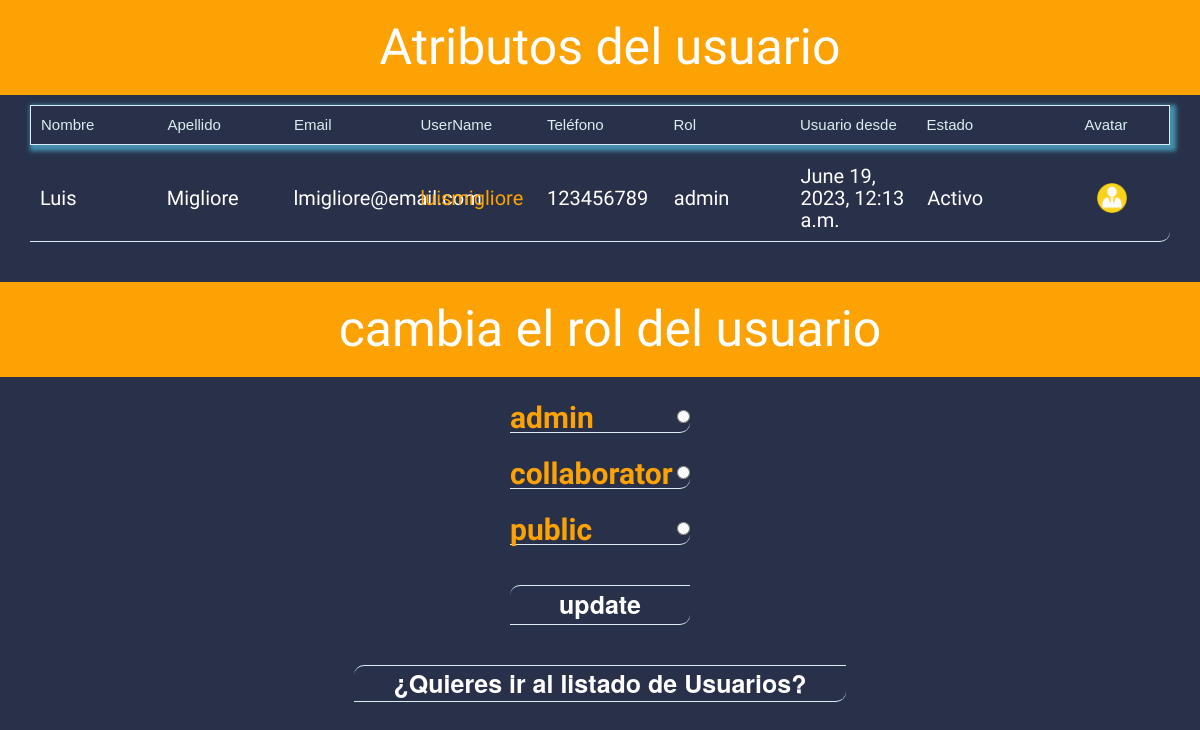
Page /users/detail/1 on the committed database.
### users/models.py (models this page shows, shortened)
class User(models.Model):
    first_name = models.CharField(max_length=50, null=False, blank=False)
    last_name = models.CharField(max_length=50, null=False, blank=False)
    phone = models.CharField(max_length=20, null=True, blank=True)
    username = models.CharField(max_length=50, unique=True, null=False, blank=False)
    email = models.CharField(max_length=50, unique=True, null=False, blank=False)
    password = models.CharField(max_length=20, null=False, blank=False)
    avatar = models.CharField(max_length=500, null=True, blank=True)
    rol = models.ForeignKey(Rol, on_delete=models.DO_NOTHING)
    is_active = models.BooleanField(default=True)
    creation_date = models.DateTimeField('date created', auto_now_add=True)

class Rol(models.Model):
    type = models.CharField(max_length=12, null=False, blank=False)
    def __str__(self):
        return self.type

### users/views.py (the view)
# urls.py: path('detail/<int:pk>', views.DetailView.as_view(), name='detail'),
class DetailView(generic.ListView):
    template_name = 'users/detail.html'
    context_object_name = 'rols_list'
    def get_queryset(self):
        return Rol.objects.all()
    def get_context_data(self, **kwargs: Any) -> dict[str, Any]:
        context = super(DetailView, self).get_context_data(**kwargs)
        user_id = self.kwargs['pk']
        context['user'] = User.objects.get(pk=user_id)
        return context

### users/templates/users/detail.html (shortened to what this page needs)
{% load static %}
{% static "images/defaultadmin.png" as defaultadmin %}
{% static "images/defaultcollaborator.png" as defaultcollab %}
{% static "images/defaultpublic.png" as defaultpublic %}
<!DOCTYPE html>
<html lang="en">
<head>
  <link rel="stylesheet" href="//maxcdn.bootstrapcdn.com/bootstrap/3.2.0/css/bootstrap.min.css">
  <link rel="stylesheet" href="//maxcdn.bootstrapcdn.com/bootstrap/3.2.0/css/bootstrap-theme.min.css">
  <link rel="stylesheet" href="{% static 'css/detail.css' %}">
</head>
<body>
  <h1 class='title'>
    {{ 'Atributos del usuario' }}
  </h1>
  <div class='main_reg_fields'>
    <span>Nombre</span>
    <span>Apellido</span>
    <span>Email</span>
    <span>UserName</span>
    <span>Teléfono</span>
    <span>Rol</span>
    <span>Usuario desde</span>
    <span>Estado</span>
    <span class='span_avatar'>Avatar</span>
  </div>
  <ul class='unordered_list'>
    <li class='campo_de_lista'>
      <span><h5>{{ user.first_name }}</h5></span>
      <span><h5>{{ user.last_name }}</h5></span>
      <span><h5>{{ user.email }}</h5></span>
      <span><h4>{{ user.username }}</h4></span>
      <span><h5>{{ user.phone }}</h5></span>
      <span><h5>{{ user.rol }}</h5></span>
      <span><h5>{{ user.creation_date }}</h5></span>
      <span><h5>{{ user.is_active|yesno:"Activo, Inactivo," }}</h5></span>
      <span>
        <img
          src=" {% if user.avatar %}
                  {{user.avatar}}
                {% elif user.rol.type == "admin" %}
                  {{ defaultadmin }}
                {% elif user.rol.type == "collaborator" %}
                  {{ defaultcollab }}
                {% else %}
                  {{ defaultpublic }}
                {%endif%}"
                alt="User Avatar"
        >
      </span>
    </li>
  </ul>
  <br>
  <br>
  <h1 class='title'>
    {{ 'cambia el rol del usuario' }}
  </h1>
  <form
    action='{% url 'users:update' user.id %}'
    method='post'
  >
    <ul class="unordered_list">
      {% for rol in rols_list %}
        <span class='campo_de_lista_rol'>
          <label class='rol_type'
            for="rol{{ forloop.counter}}"
            style="cursor: pointer;"
          >
            {{ rol.type }}
          </label>
          <input
            type="radio"
            name="rol"
            id="rol{{ forloop.counter}}"
            value="{{ rol.id }}"
            style="cursor: pointer;"
          >
        </span>
        <br>
      {% endfor %}
      <span  class='submit'>
        <input type="submit" value="update">
      </span>
      <br>
      <span  class='return_to_user_list'>
        <a href=" {% url 'users:user_index' %} ">
          ¿Quieres ir al listado de Usuarios?
        </a>
      </span>
    </ul>
  </form>
</body>
</html>

### users/static/css/detail.css (style rules this page uses)
body { background-color: #283149; }
.title { background-color: #FCA205; margin-top: 0; padding: 20px 20px 20px 40px; text-align: center; font-family: 'Lobster'; color: #ffffff; font-size: 5rem; }
.main_reg_fields { width: 95vw; height: 4rem; margin: 0rem auto 0rem auto; display: flex; flex-direction: row; justify-content: space-between; align-items: center; border: 1px solid #dbedf3; font-size: 1.5rem; font-family: Arial, Helvetica, sans-serif; color: #dbedf3; box-shadow: 0.2em 0.2em 0.3em 0.2em #4592af; }
.main_reg_fields span, .campo_de_lista span { width: 10.5vw; padding-left: 1rem; }
.main_reg_fields .span_avatar { padding-left: 0rem; text-align: center; }
.unordered_list { width: 95vw; margin: 0rem auto 0rem auto; padding: 0rem; padding-top: 1rem; display: flex; flex-direction: column; justify-content: flex-start; align-items: center; }
.campo_de_lista, .campo_de_lista_rol, .submit, .error_message, .return_to_user_list { width: 95vw; margin: 0rem auto 0rem auto; display: flex; flex-direction: row; justify-content: space-between; align-items: center; list-style: none; text-align: center; border-bottom-right-radius: 1rem; border-bottom: 1px solid #dbedf3; }
.campo_de_lista_rol { width: 15vw; text-align: start; }
.campo_de_lista h4 { text-align: start; font-family: 'Satisfy'; font-size: 2rem; color: #FCA205; }
.campo_de_lista h5 { text-align: start; font-family: 'Medula One'; font-size: 2rem; color: #ffffff; }
.campo_de_lista img { object-fit: contain; margin-left: auto; margin-right: auto; width: 3rem; height: 3rem; }
.rol_type { width: 100%; height: 3rem; font-family: 'Satisfy'; font-size: 3rem; color: #FCA205; }
.submit, .error_message, .return_to_user_list { width: 15vw; margin-top: 2rem; text-align: center; font-size: 2.5rem; font-weight: bold; color:#ffffff; cursor: pointer; border-top-left-radius: 1rem; border-top: 1px solid #dbedf3; justify-content: center; }
.submit input { background: none; border: none; }
.return_to_user_list, .return_to_user_list a { width: fit-content; padding: 0rem 2rem; text-decoration: none; color: #ffffff }

### rows in the picture
User: first_name "Luis", last_name "Migliore", email "lmigliore@email.com", username "luismigliore", phone "123456789", rol "admin", creation_date "June 19, 2023, 12:13 a.m.", is_active "Activo"
Rol: type "admin"
Rol: type "collaborator"
Rol: type "public"

### other values in the picture
{{ 'Atributos del usuario' }} "Atributos del usuario"
{{ 'cambia el rol del usuario' }} "cambia el rol del usuario"
